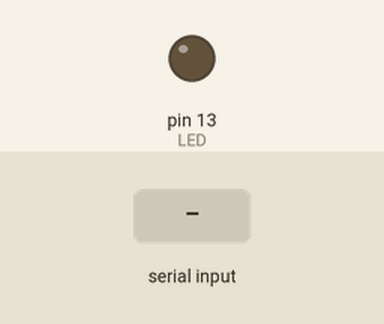
A sketch run on a simulated Arduino Uno, built with avr-gcc and run on an emulated ATmega328P. Parts: output pins drawn as LEDs (lit = HIGH). The inputs (shaded band) are chosen by the test bench.

Above: at 1.2 s.
1.3 s: "1" received over Serial
At 2.4 s:
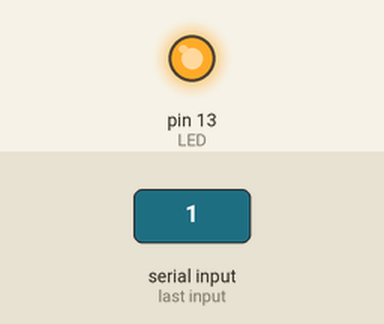
2.8 s: "0" received over Serial
At 4.1 s:
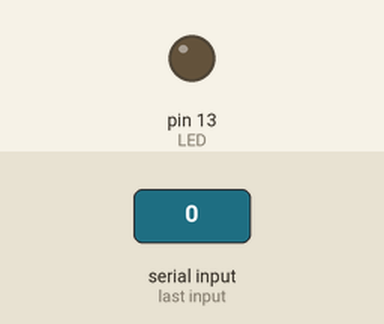
Timing chart, 0 to 5.8 s (numbered marks = the images above; inputs shaded):
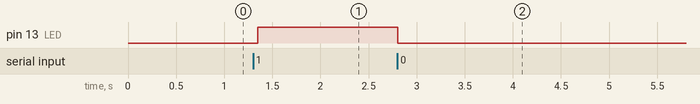

Measured:
- after the input at 1.3 s, pin 13 (LED): LOW → HIGH after 0.05 s
- after the input at 2.8 s, pin 13 (LED): HIGH → LOW at once

The sketch:

AmfiZil.ino
```cpp
//06.01.2022 Ömer ERMİŞ
//ARduino kontrollü zil programı için yazıldı.
//13 nolu portu seri porttan okuduğu bilgiye göre açıp kapatır.
//gelen==48  SIFIR gelirse ASCII kodu 48 demek (KAPAT)
//gelen==49  BİR gelirse ASCII kodu 49 demek (AÇ)

#define LED 13
int ledDurum=0;

void setup() {
  Serial.begin(9600);
  pinMode(LED , OUTPUT);
  digitalWrite(LED , LOW);
}

void loop() {
  int gelen;

  if (Serial.available() > 0) {
    gelen= Serial.read();
    //Serial.print(gelen);

    if (gelen==48) {
      ledDurum = 0;
    }

    else if (gelen==49) {
      ledDurum = 1;
    }
    else if (gelen==50) {
      Serial.println("OTO DEVREDE");
    }
  }
  digitalWrite(LED , ledDurum);
  delay(50);
}
```
